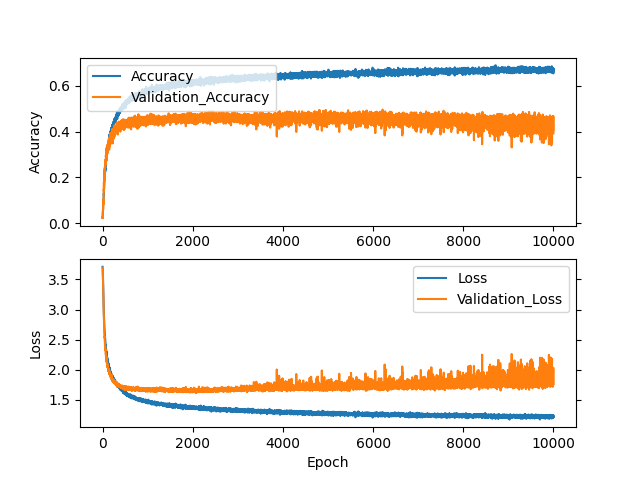

Recreate this plot in Python.
from tensorflow.keras import backend as K
from tensorflow.keras.layers import Layer
import tensorflow as tf
from tensorflow.keras import layers, Input, Model
import numpy as np
import matplotlib.pyplot as plt
import datetime
import time
import pathlib
import Template

current_folder = pathlib.Path(__file__).parent


# Parameters
input_row = 128  # Ch
input_column = 125  # Time
input_color = 1
category_size = 40
batch_size = 128
Epoch = 1000


# Parameter for Sinc Layer
n_filter = 16
filter_dim = 65  # Odd Number
multiplier = 2
sampling_rate = 250
frequency_scale = sampling_rate
min_freq = 1.0
min_band = 4.0
band_initial = 1.0  # Initial Sinc Band: min_band + band_initial
low_freq = 1.0 - min_freq
high_freq = 40.0 - min_freq
seed = 13579


# Reduction Ratio
ratio = 8

#Instead of Static learning rate add a exponential decay learning rate
# Define the exponential decay learning rate schedule
initial_learning_rate = 5e-4
decay_steps = 10000  # Number of steps before decay
decay_rate = 0.96  # Decay rate

lr_schedule = tf.keras.optimizers.schedules.ExponentialDecay(
    initial_learning_rate=initial_learning_rate,
    decay_steps=decay_steps,
    decay_rate=decay_rate,
    staircase=True  # If True, learning rate decays at discrete intervals
)

optimizer = tf.keras.optimizers.Adam(learning_rate=lr_schedule)

#optimizer = tf.keras.optimizers.Adam(learning_rate=5e-4)


# Load Data
loader = Template.data_block_loader_train_val_test_image_separate(use_all=False, eye_remove=True, do_norm=True, do_zscore=True)

train_data = loader[0]
train_vis_features = loader[1]
train_label = loader[2]
# train_image = loader[3]
validation_data = loader[4]
validation_vis_features = loader[5]
validation_label = loader[6]
# validation_image = loader[7]
test_dat = loader[8]
test_vis_features = loader[9]
test_label = loader[10]
counter = loader[11]

print(f'Data: {train_data.shape}, Feature: {train_vis_features.shape}')
print(validation_data.shape)
print(test_dat.shape)
print(counter)


def sinc(band, t_right):
    y_right = K.sin(2*np.pi*band*t_right)/(2*np.pi*band*t_right)
    y_left = K.reverse(y_right, 0)
    y = K.concatenate([y_left, [1.0], y_right])
    return y


class SincConv(Layer):

    def __init__(self, n_filter, filter_dim, sr, freq_scale, **kwargs):
        self.n_filter = n_filter
        self.filter_dim = filter_dim
        self.sr = sr
        self.freq_scale = freq_scale

        super(SincConv, self).__init__(**kwargs)

    def get_config(self):
        return {'n_filter': self.n_filter,
                'filter_dim': self.filter_dim,
                'sr': self.sr,
                'freq_scale': self.freq_scale}

    @classmethod
    def from_config(cls, config):
        return cls(**config)

    def build(self, input_shape):
        self.filter_b1 = self.add_weight(name='filter_b1',
                                         shape=(self.n_filter,),
                                         initializer='uniform',
                                         trainable=True)
        self.filter_band = self.add_weight(name='filter_band',
                                           shape=(self.n_filter,),
                                           initializer='uniform',
                                           trainable=True)

        np.random.seed(seed)
        initial_b1 = np.random.uniform(low_freq, high_freq, n_filter)
        initial_band = np.zeros_like(initial_b1) + band_initial

        self.set_weights([initial_b1 / self.freq_scale, initial_band / self.freq_scale])

        # Hamming
        n = np.linspace(0, self.filter_dim, self.filter_dim)
        window = 0.54 - 0.46 * K.cos(2 * np.pi * n / self.filter_dim)
        window = K.cast(window, 'float32')
        self.window = K.constant(window, name='window')

        t_right_linspace = np.linspace(1, (self.filter_dim - 1) / 2, int((self.filter_dim - 1) / 2))
        self.t_right = K.constant(t_right_linspace / self.sr, name='t_right')

        super(SincConv, self).build(input_shape)

    def call(self, x, **kwargs):
        self.filter_begin_freq = K.abs(self.filter_b1) + min_freq / self.freq_scale
        self.filter_end_freq = K.clip(self.filter_begin_freq + K.abs(self.filter_band) + min_band / self.freq_scale,
                                      min_freq / self.freq_scale, (self.sr/2) / self.freq_scale)
        filter_list = []
        for i in range(self.n_filter):
            low_pass1 = 2 * self.filter_begin_freq[i] * sinc(self.filter_begin_freq[i] * self.freq_scale, self.t_right)
            low_pass2 = 2 * self.filter_end_freq[i] * sinc(self.filter_end_freq[i] * self.freq_scale, self.t_right)
            band_pass = low_pass2 - low_pass1
            band_pass = band_pass / K.max(band_pass)
            filter_list.append(band_pass * self.window)
        filters = K.stack(filter_list)  # (out_channels, filter_width)
        filters = K.transpose(filters)  # (filter_width, out_channels)
        filters = K.reshape(filters, (1, self.filter_dim, 1, self.n_filter))  # (1, filter_width, 1, out_channels)

        out = K.conv2d(x, kernel=filters, padding='same')

        return out


#CBAM instead of squeeze excitation module
class CBAM(Layer):
    def __init__(self, reduction_ratio=16, **kwargs):
        self.reduction_ratio = reduction_ratio
        super(CBAM, self).__init__(**kwargs)

    def build(self, input_shape):
        channel_dim = input_shape[-1]
        self.shared_mlp1 = Dense(channel_dim // self.reduction_ratio, activation='relu')
        self.shared_mlp2 = Dense(channel_dim)
        self.conv2d = Conv2D(1, (7, 7), padding='same', activation='sigmoid')
        super(CBAM, self).build(input_shape)

    def call(self, input_feature, **kwargs):
        # Channel Attention Module
        max_pool = GlobalMaxPooling2D()(input_feature)
        max_pool = Reshape((1, 1, max_pool.shape[1]))(max_pool)
        max_pool = self.shared_mlp1(max_pool)
        max_pool = self.shared_mlp2(max_pool)

        avg_pool = GlobalAveragePooling2D()(input_feature)
        avg_pool = Reshape((1, 1, avg_pool.shape[1]))(avg_pool)
        avg_pool = self.shared_mlp1(avg_pool)
        avg_pool = self.shared_mlp2(avg_pool)

        channel_attention = Add()([max_pool, avg_pool])
        channel_attention = Activation('sigmoid')(channel_attention)

        # Apply channel attention
        channel_refined = Multiply()([input_feature, channel_attention])

        # Spatial Attention Module
        max_pool = Lambda(lambda x: K.max(x, axis=3, keepdims=True))(channel_refined)
        avg_pool = Lambda(lambda x: K.mean(x, axis=3, keepdims=True))(channel_refined)
        spatial_attention = Concatenate(axis=3)([max_pool, avg_pool])
        spatial_attention = self.conv2d(spatial_attention)

        # Apply spatial attention
        refined_feature = Multiply()([channel_refined, spatial_attention])

        return refined_feature

    def get_config(self):
        config = super(CBAM, self).get_config()
        config.update({"reduction_ratio": self.reduction_ratio})
        return config

    @classmethod
    def from_config(cls, config):
        return cls(**config)





"""
class AttentionModule(Layer):
    def __init__(self, reduction_ratio, **kwargs):
        self.reduction_ratio = reduction_ratio
        self.shared_mlp1 = layers.Dense(n_filter*multiplier // self.reduction_ratio, activation='relu')
        self.shared_mlp2 = layers.Dense(n_filter*multiplier)
        super(AttentionModule, self).__init__(**kwargs)

    def get_config(self):
        return {'reduction_ratio': self.reduction_ratio}

    @classmethod
    def from_config(cls, config):
        return cls(**config)

    def call(self, input_feature, **kwargs):
        max_pool = layers.GlobalMaxPooling2D()(input_feature)
        max_pool = self.shared_mlp1(max_pool)
        max_pool = self.shared_mlp2(max_pool)

        ave_pool = layers.GlobalAveragePooling2D()(input_feature)
        ave_pool = self.shared_mlp1(ave_pool)
        ave_pool = self.shared_mlp2(ave_pool)

        attention = layers.Add()([max_pool, ave_pool])
        attention = layers.Activation('sigmoid')(attention)
        attention = layers.Reshape((1, 1, n_filter*multiplier))(attention)

        enhanced = layers.Multiply()([input_feature, attention])
        output = layers.Add()([enhanced, input_feature])
        return output, attention"""


# Model
def make_model():
    inputs = Input(shape=(input_row, input_column, input_color))
    x = SincConv(n_filter, filter_dim, sampling_rate, frequency_scale)(inputs)
    x = layers.BatchNormalization()(x)

    x = layers.DepthwiseConv2D((input_row, 1), strides=(1, 1), padding='valid', depth_multiplier=multiplier,
                               use_bias=False, depthwise_constraint=tf.keras.constraints.max_norm(1.0))(x)
    x = layers.BatchNormalization()(x)

    x = CBAM(reduction_ratio=ratio)(x)

    x = layers.Activation('elu')(x)
    x = layers.AveragePooling2D((1, 4))(x)
    x = layers.Dropout(0.5)(x)

    x = layers.SeparableConv2D(n_filter*multiplier, (1, 8), strides=(1, 1), padding='same', use_bias=False)(x)
    x = layers.BatchNormalization()(x)
    x = layers.Activation('elu')(x)
    x = layers.AveragePooling2D((1, 3))(x)
    x = layers.Dropout(0.5)(x)

    x = layers.Flatten()(x)

    features512 = layers.Dense(512, activation='relu', name='features512')(x)
    x = layers.Dropout(0.5)(features512)
    features2048 = layers.Dense(2048, activation='relu', name='features2048')(x)
    x = layers.Dropout(0.5)(features2048)
    outputs = layers.Dense(category_size, activation='softmax', name='outputs',
                           kernel_constraint=tf.keras.constraints.max_norm(0.25))(x)
    model0 = Model(inputs=inputs, outputs=[outputs, features2048])
    return model0


model = make_model()


# Compiler
model.compile(optimizer=optimizer,
              loss={'outputs': tf.keras.losses.SparseCategoricalCrossentropy(from_logits=False),
                    'features2048': tf.keras.losses.MeanSquaredError()},
              metrics={'outputs': tf.keras.metrics.SparseCategoricalAccuracy(),
                       'features2048': tf.keras.metrics.MeanSquaredError()},
              loss_weights={'outputs': 1.0,
                            'features2048': 1.0})


# Save Model every 100 Epochs
class EpochSave(tf.keras.callbacks.Callback):
    def on_epoch_end(self, epoch, logs=None):
        if (epoch+1) % 100 == 0 and epoch+1 != Epoch:
            now0 = datetime.datetime.now()
            now_time0 = now0.strftime(f'%y%m%d%_H%M%S')
            model_save_name0 = now_time0 + '_Feature_Extractor_Model'
            model.save(current_folder / 'Results' / model_save_name0)


# Tensorboard
log_dir = 'Results/logs/fit/' + datetime.datetime.now().strftime(f"%Y%m%d_%H%M%S")
tensorboard_callback = tf.keras.callbacks.TensorBoard(log_dir=log_dir, histogram_freq=1)


# Early Stop
early_stop = tf.keras.callbacks.EarlyStopping(monitor='val_outputs_loss',
                                              mode='min',
                                              min_delta=0.0,
                                              patience=10000)


# Train
list_of_frequency = []
filter_b1 = model.layers[1].weights[0].numpy() * frequency_scale
filter_band = model.layers[1].weights[1].numpy() * frequency_scale
for k in range(filter_b1.shape[0]):
    filter_begin_freq = np.absolute(filter_b1[k]) + min_freq
    filter_end_freq = filter_begin_freq + np.absolute(filter_band[k]) + min_band
    list_of_frequency.append([filter_begin_freq, filter_end_freq])

second_kernel = model.layers[3].depthwise_kernel.numpy()
second_kernel = np.transpose(second_kernel, (2, 3, 1, 0))
second_kernel = second_kernel.reshape((n_filter*multiplier, 128))


start = time.time()
history = model.fit(train_data, {'outputs': train_label, 'features2048': train_vis_features}, epochs=Epoch, batch_size=batch_size,
                    validation_data=(validation_data, {'outputs': validation_label, 'features2048': validation_vis_features}),
                    verbose=1)                     
elapsed_time = time.time() - start
_, test_loss, _, test_accuracy, _ = model.evaluate(test_dat, {'outputs': test_label, 'features2048': test_vis_features})
print(f'Tested Accuracy: {test_accuracy}, Time: {elapsed_time} sec (Epoch: {Epoch})')


# Save Final Model and History
now = datetime.datetime.now()
now_time = now.strftime(f'%y%m%d%_H%M%S')
model_save_name = now_time + '_Feature_Extractor_Model'
model.save(current_folder/'Results'/model_save_name)

history_save_name = 'Results/' + now_time + '_Extractor_History'
np.savez(history_save_name,
         acc=history.history['outputs_sparse_categorical_accuracy'],
         loss=history.history['outputs_loss'],
         error=history.history['features2048_loss'],
         val_acc=history.history['val_outputs_sparse_categorical_accuracy'],
         val_loss=history.history['val_outputs_loss'],
         val_error=history.history['val_features2048_loss'],
         initial_band=np.array(list_of_frequency),
         initial_depthwise=second_kernel)


# Plot
plt.subplot(2, 1, 1)
plt.plot(history.history['outputs_sparse_categorical_accuracy'], label='Accuracy')
plt.plot(history.history['val_outputs_sparse_categorical_accuracy'], label='Validation_Accuracy')
plt.tick_params(left=True, right=True)
plt.ylabel('Accuracy')
plt.legend(loc='upper left')
plt.subplot(2, 1, 2)
plt.plot(history.history['outputs_loss'], label='Loss')
plt.plot(history.history['val_outputs_loss'], label='Validation_Loss')
plt.tick_params(left=True, right=True)
plt.xlabel('Epoch')
plt.ylabel('Loss')
plt.legend(loc='upper right')
plt.savefig('Training_Visual_Attention')
plt.show()

